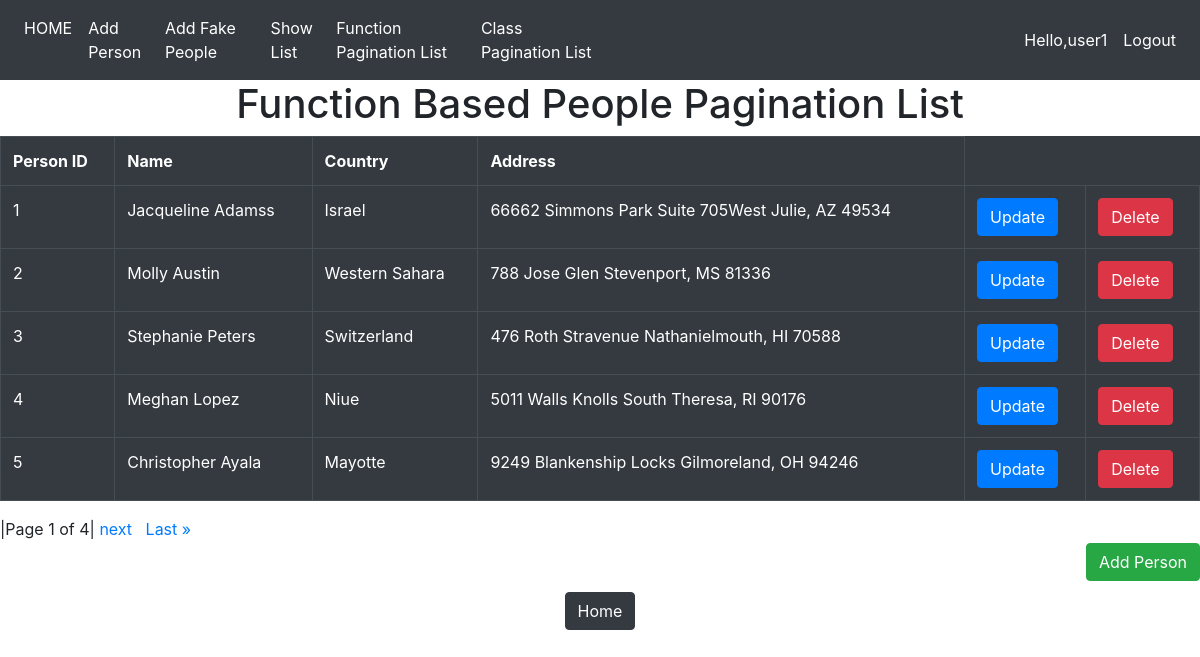
Screenshot of /app/page-fucntion/ (signed in) with the database file from the repository.
### Page_App/models.py (models this page shows, shortened)
class People(models.Model):
    name = models.CharField(max_length=30)
    address = models.CharField(max_length=200)
    country = models.CharField(max_length=70)

### Page_App/views.py (the view)
# urls.py: path('page-fucntion/',pageview,name='page-function'),
@login_required(login_url='login')
def pageview(request):
    all_people = People.objects.all()
    paginator = Paginator(all_people, 5) # Shows 5 contacts per page.
    page_number = request.GET.get('page')
    page_obj = paginator.get_page(page_number)
    return render(request, 'Page_App/list.html', {'page_obj': page_obj})

### templates/Page_App/list.html (shortened to what this page needs)
{% extends 'Page_App/base.html' %}
{% load crispy_forms_tags %}
 {% block block2 %}
<h1 style="text-align:center">Function Based People Pagination List</h1>
<table class="table table-bordered table-dark">
 <tr>
        <th>Person ID</th>
        <th>Name</th>
        <th>Country</th>
        <th>Address</th>
    </tr>
    {% for people in page_obj %}
    <tr>
         <td>{{people.id}}</td>
         <td>{{people.name}}</td>
         <td>{{people.country}}</td>
         <td>{{people.address}}</td>
         <td><a href="{% url 'update' people.id %}"><button class="btn btn-primary">Update</button></a></td>
         <td><a href="{% url 'delete' people.id %}"><button class="btn btn-danger">Delete</button></a></td>
    </tr>
    {% endfor %}
</table>
<div class="pagination">
    <span class="step-links">
        <span class="current">
            |Page {{ page_obj.number }} of {{ page_obj.paginator.num_pages }}|
        </span>
        {% if page_obj.has_next %}
            <a href="?page={{ page_obj.next_page_number }}">next</a>&nbsp;&nbsp;
            <a href="?page={{ page_obj.paginator.num_pages }}">Last &raquo;</a>&nbsp;&nbsp;
        {% endif %}
    </span>
</div>
<h2 style="text-align:right"><a href="{% url 'submitform' %}"><button class="btn btn-success">Add Person</button></a></h2>
<h2 style="text-align:center"><a href="{% url 'base' %}"><button class="btn btn-dark">Home</button></a></h2>
{% endblock %}

### templates/Page_App/base.html (shortened to what this page needs)
<!DOCTYPE html>
<html lang="en">
<head>
    <link rel="stylesheet" href="https://cdn.jsdelivr.net/npm/bootstrap@4.6.0/dist/css/bootstrap.min.css">
</head>
<body>
<nav class="navbar navbar-expand-md navbar-dark bg-dark">
    <div class="navbar-collapse collapse w-100 order-1 order-md-0 dual-collapse2">
        <ul class="navbar-nav mr-auto">
            <li class="nav-item active">
                <a class="nav-link" href="{% url 'base' %}">HOME</a>
            </li>
            <li class="nav-item active">
                <a class="nav-link" href="{% url 'submitform'%}">Add Person</a>
            </li>
            <li class="nav-item active">
                <a class="nav-link" href="{% url 'addPeople'%}">Add Fake People</a>
            </li>
            <li class="nav-item active">
                <a class="nav-link" href="{% url 'showlist'%}">Show List</a>
            </li>
             <li class="nav-item active">
                <a class="nav-link" href="{% url 'page-function'%}">Function Pagination List</a>
            </li>
            <li class="nav-item active">
                <a class="nav-link" href="{% url 'page-class'%}">Class Pagination List</a>
            </li>
        </ul>
    </div>
    <div class="navbar-collapse collapse w-100 order-3 dual-collapse2">
        <ul class="navbar-nav ml-auto">
            {% if user.is_authenticated %}
            <li class="nav-item active">
                <a class="nav-link" >Hello,{{user.username}}</a>
            </li>
            <li class="nav-item active">
                <a class="nav-link" href="{% url 'logout'%}">Logout</a>
            </li>
            {% endif %}
        </ul>
    </div>
</nav>
{% block block2 %}{% endblock %}
</body>
</html>

### rows the page displays
People: id "1", name "Jacqueline Adamss", country "Israel", address "66662 Simmons Park Suite 705West Julie, AZ 49534"
People: id "2", name "Molly Austin", country "Western Sahara", address "788 Jose Glen Stevenport, MS 81336"
People: id "3", name "Stephanie Peters", country "Switzerland", address "476 Roth Stravenue Nathanielmouth, HI 70588"
People: id "4", name "Meghan Lopez", country "Niue", address "5011 Walls Knolls South Theresa, RI 90176"
People: id "5", name "Christopher Ayala", country "Mayotte", address "9249 Blankenship Locks Gilmoreland, OH 94246"

### other values shown
{{ user.username }} "user1"
{{ page_obj.number }} "1"
{{ page_obj.paginator.num_pages }} "4"
